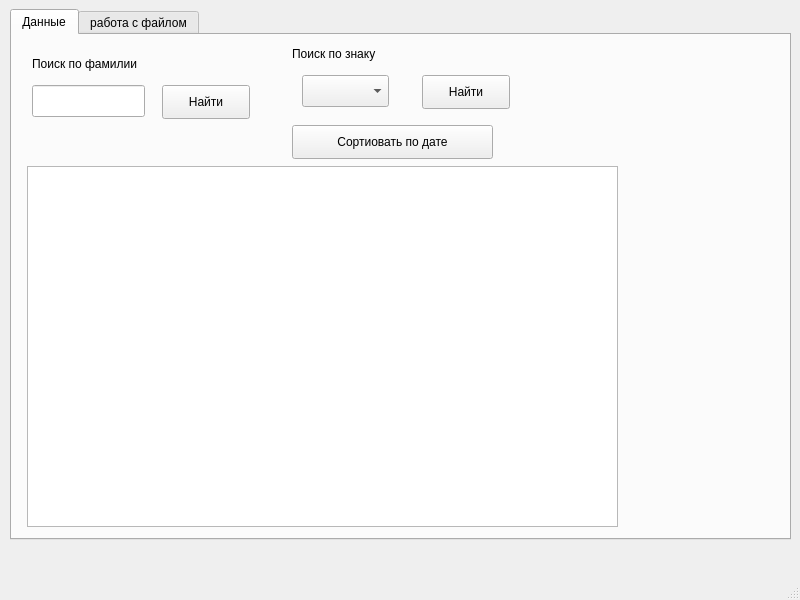
<?xml version="1.0" encoding="UTF-8"?>
<ui version="4.0">
 <class>MainWindow</class>
 <widget class="QMainWindow" name="MainWindow">
  <property name="geometry">
   <rect>
    <x>0</x>
    <y>0</y>
    <width>800</width>
    <height>600</height>
   </rect>
  </property>
  <property name="windowTitle">
   <string>MainWindow</string>
  </property>
  <widget class="QWidget" name="centralwidget">
   <widget class="QTabWidget" name="tabWidget">
    <property name="geometry">
     <rect>
      <x>10</x>
      <y>9</y>
      <width>781</width>
      <height>531</height>
     </rect>
    </property>
    <property name="currentIndex">
     <number>0</number>
    </property>
    <widget class="QWidget" name="tab_2">
     <attribute name="title">
      <string>Данные</string>
     </attribute>
     <widget class="QPushButton" name="pushButton">
      <property name="geometry">
       <rect>
        <x>150</x>
        <y>50</y>
        <width>88</width>
        <height>34</height>
       </rect>
      </property>
      <property name="text">
       <string>Найти</string>
      </property>
     </widget>
     <widget class="QLineEdit" name="searchLineEdit">
      <property name="geometry">
       <rect>
        <x>20</x>
        <y>50</y>
        <width>113</width>
        <height>32</height>
       </rect>
      </property>
     </widget>
     <widget class="QLabel" name="label">
      <property name="geometry">
       <rect>
        <x>20</x>
        <y>20</y>
        <width>151</width>
        <height>18</height>
       </rect>
      </property>
      <property name="text">
       <string>Поиск по фамилии</string>
      </property>
     </widget>
     <widget class="QLabel" name="label_2">
      <property name="geometry">
       <rect>
        <x>280</x>
        <y>10</y>
        <width>151</width>
        <height>18</height>
       </rect>
      </property>
      <property name="text">
       <string>Поиск по знаку</string>
      </property>
     </widget>
     <widget class="QPushButton" name="pushButton_2">
      <property name="geometry">
       <rect>
        <x>410</x>
        <y>40</y>
        <width>88</width>
        <height>34</height>
       </rect>
      </property>
      <property name="text">
       <string>Найти</string>
      </property>
     </widget>
     <widget class="QComboBox" name="filterComboBox">
      <property name="geometry">
       <rect>
        <x>290</x>
        <y>40</y>
        <width>87</width>
        <height>32</height>
       </rect>
      </property>
     </widget>
     <widget class="QPushButton" name="pushButton_3">
      <property name="geometry">
       <rect>
        <x>280</x>
        <y>90</y>
        <width>201</width>
        <height>34</height>
       </rect>
      </property>
      <property name="text">
       <string>Сортиовать по дате</string>
      </property>
     </widget>
     <widget class="QTableWidget" name="tableWidget">
      <property name="geometry">
       <rect>
        <x>15</x>
        <y>131</y>
        <width>591</width>
        <height>361</height>
       </rect>
      </property>
     </widget>
    </widget>
    <widget class="QWidget" name="tab_3">
     <attribute name="title">
      <string>работа с файлом</string>
     </attribute>
    </widget>
   </widget>
  </widget>
  <widget class="QMenuBar" name="menubar">
   <property name="geometry">
    <rect>
     <x>0</x>
     <y>0</y>
     <width>800</width>
     <height>30</height>
    </rect>
   </property>
  </widget>
  <widget class="QStatusBar" name="statusbar"/>
 </widget>
 <resources/>
 <connections/>
</ui>
